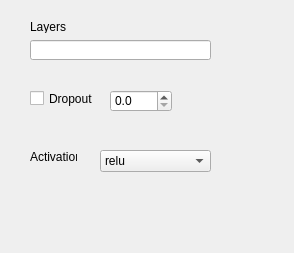
<?xml version="1.0" encoding="UTF-8"?>
<ui version="4.0">
 <class>Form</class>
 <widget class="QWidget" name="Form">
  <property name="geometry">
   <rect>
    <x>0</x>
    <y>0</y>
    <width>294</width>
    <height>253</height>
   </rect>
  </property>
  <property name="windowTitle">
   <string>Form</string>
  </property>
  <widget class="QLineEdit" name="layers">
   <property name="geometry">
    <rect>
     <x>30</x>
     <y>40</y>
     <width>181</width>
     <height>20</height>
    </rect>
   </property>
  </widget>
  <widget class="QLabel" name="label">
   <property name="geometry">
    <rect>
     <x>30</x>
     <y>20</y>
     <width>47</width>
     <height>13</height>
    </rect>
   </property>
   <property name="text">
    <string>Layers</string>
   </property>
  </widget>
  <widget class="QCheckBox" name="dropout">
   <property name="geometry">
    <rect>
     <x>30</x>
     <y>90</y>
     <width>70</width>
     <height>17</height>
    </rect>
   </property>
   <property name="text">
    <string>Dropout</string>
   </property>
  </widget>
  <widget class="QComboBox" name="comboBox">
   <property name="geometry">
    <rect>
     <x>100</x>
     <y>150</y>
     <width>111</width>
     <height>22</height>
    </rect>
   </property>
   <item>
    <property name="text">
     <string>relu</string>
    </property>
   </item>
   <item>
    <property name="text">
     <string>sigmoid</string>
    </property>
   </item>
   <item>
    <property name="text">
     <string>elu</string>
    </property>
   </item>
   <item>
    <property name="text">
     <string>exponential</string>
    </property>
   </item>
   <item>
    <property name="text">
     <string>selu</string>
    </property>
   </item>
   <item>
    <property name="text">
     <string>tanh</string>
    </property>
   </item>
  </widget>
  <widget class="QLabel" name="label_2">
   <property name="geometry">
    <rect>
     <x>30</x>
     <y>150</y>
     <width>47</width>
     <height>13</height>
    </rect>
   </property>
   <property name="text">
    <string>Activation</string>
   </property>
  </widget>
  <widget class="QDoubleSpinBox" name="drop_val">
   <property name="geometry">
    <rect>
     <x>110</x>
     <y>90</y>
     <width>62</width>
     <height>22</height>
    </rect>
   </property>
   <property name="decimals">
    <number>1</number>
   </property>
   <property name="maximum">
    <double>1.000000000000000</double>
   </property>
   <property name="singleStep">
    <double>0.100000000000000</double>
   </property>
  </widget>
 </widget>
 <resources/>
 <connections/>
</ui>
